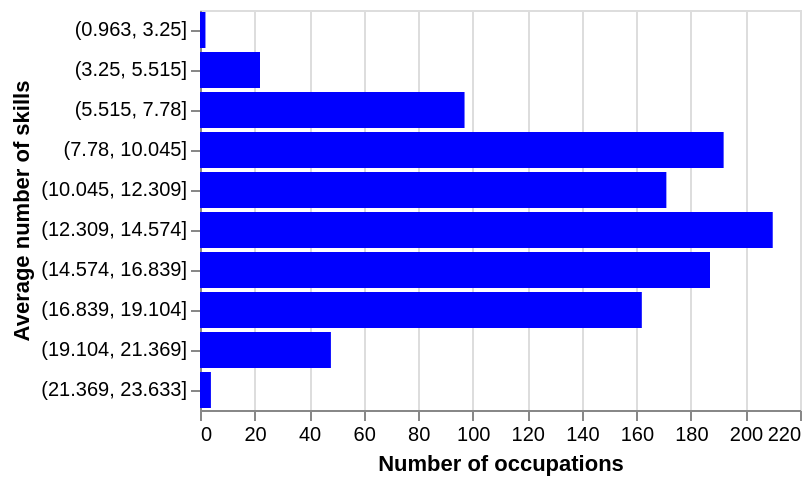

This figure's notebook cell:
### Code cell
occ_agg_gje['binned_average_num_skills'] = pd.cut(occ_agg_gje['average_num_skills'], bins=10)

dd = occ_agg_gje.groupby(['binned_average_num_skills'])['SOC_2020_EXT_name'].nunique().reset_index()
dd['binned_average_num_skills_str'] = dd['binned_average_num_skills'].astype(str)
alt.Chart(dd[['SOC_2020_EXT_name', 'binned_average_num_skills_str']]).mark_bar(color='blue').encode(
    x=alt.X('SOC_2020_EXT_name', title="Number of occupations"), # .scale(type="symlog")
    y=alt.Y('binned_average_num_skills_str', title="Average number of skills",sort=None),
    tooltip=[
        alt.Tooltip("SOC_2020_EXT_name", title="Number of occupations"), 
    ]  
)

### Figure 1 — Vega-Lite specification as saved in the notebook (floating-point values rounded to 4 significant figures)
{"config": {"view": {"continuousWidth": 300, "continuousHeight": 300}}, "data": {"name": "data-c8abc59bddc0f6721abe94bf2c1ae000"}, "mark": {"type": "bar", "color": "blue"}, "encoding": {"tooltip": [{"field": "SOC_2020_EXT_name", "title": "Number of occupations", "type": "quantitative"}], "x": {"field": "SOC_2020_EXT_name", "title": "Number of occupations", "type": "quantitative"}, "y": {"field": "binned_average_num_skills_str", "sort": null, "title": "Average number of skills", "type": "nominal"}}, "$schema": "https://vega.github.io/schema/vega-lite/v5.15.1.json", "datasets": {"data-c8abc59bddc0f6721abe94bf2c1ae000": [{"SOC_2020_EXT_name": 2, "binned_average_num_skills_str": "(0.963, 3.25]"}, {"SOC_2020_EXT_name": 22, "binned_average_num_skills_str": "(3.25, 5.515]"}, {"SOC_2020_EXT_name": 97, "binned_average_num_skills_str": "(5.515, 7.78]"}, {"SOC_2020_EXT_name": 192, "binned_average_num_skills_str": "(7.78, 10.045]"}, {"SOC_2020_EXT_name": 171, "binned_average_num_skills_str": "(10.045, 12.309]"}, {"SOC_2020_EXT_name": 210, "binned_average_num_skills_str": "(12.309, 14.574]"}, {"SOC_2020_EXT_name": 187, "binned_average_num_skills_str": "(14.574, 16.839]"}, {"SOC_2020_EXT_name": 162, "binned_average_num_skills_str": "(16.839, 19.104]"}, {"SOC_2020_EXT_name": 48, "binned_average_num_skills_str": "(19.104, 21.369]"}, {"SOC_2020_EXT_name": 4, "binned_average_num_skills_str": "(21.369, 23.633]"}]}}
